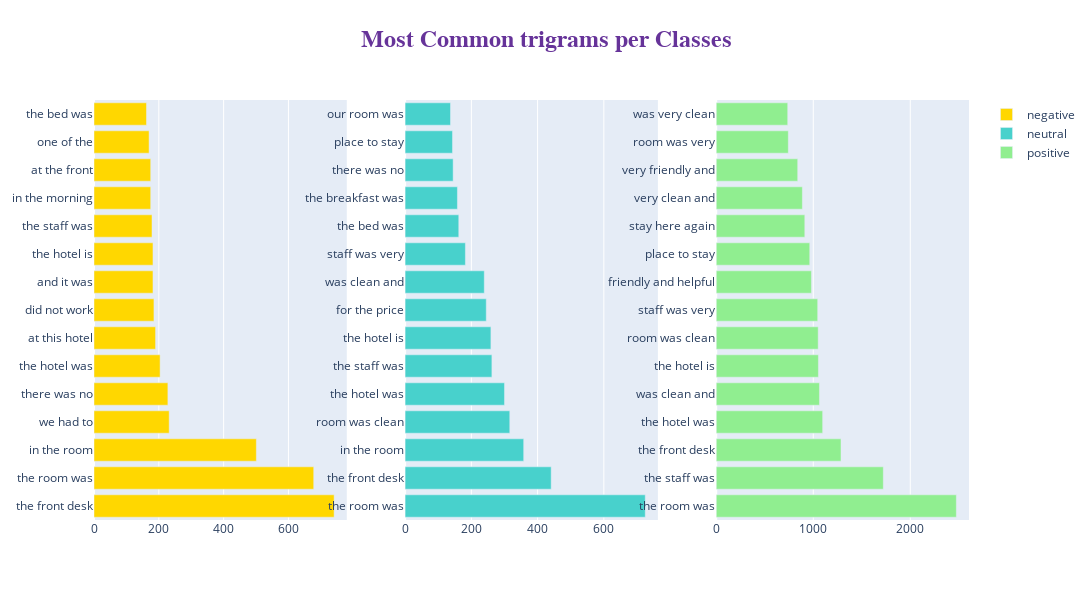

Here is the notebook cell this chart was saved with:
### Code cell
#trigram

fig = make_subplots(rows=1, cols=3)
title_ = ["negative", "neutral", "positive"]

for i in range(3):
    texts = df[df["label"] == i]['tokenized_review']

    new = texts.str.split()
    new = new.values.tolist()
    corpus = [word for i in new for word in i]

    top_n_bigrams = _get_top_ngram(texts, 3)[:15]
    x, y = map(list, zip(*top_n_bigrams))

    fig.add_trace(go.Bar(
                x=y,
                y=x,
                orientation='h', type="bar",
        name=title_[i], marker=dict(color=colors[i])), 1, i+1),

fig.update_layout(
    autosize=False,
    width=2000,
    height=600,title=dict(
        text='<b>Most Common trigrams per Classes</b>',
        x=0.5,
        y=0.95,
        font=dict(
        family="Courier New, monospace",
        size=24,
        color="RebeccaPurple"
        )
    ))
    
fig.show()

### Figure 1 — Plotly figure (JSON) as saved in the notebook; plotly's stock layout.template omitted (floating-point values rounded to 4 significant figures)
{"data": [{"marker": {"color": "gold"}, "name": "negative", "orientation": "h", "type": "bar", "x": [741, 678, 501, 232, 228, 204, 190, 185, 182, 182, 179, 175, 175, 170, 162], "xaxis": "x", "y": ["the front desk", "the room was", "in the room", "we had to", "there was no", "the hotel was", "at this hotel", "did not work", "and it was", "the hotel is", "the staff was", "in the morning", "at the front", "one of the", "the bed was"], "yaxis": "y"}, {"marker": {"color": "mediumturquoise"}, "name": "neutral", "orientation": "h", "type": "bar", "x": [725, 441, 358, 316, 300, 262, 259, 245, 239, 182, 162, 158, 145, 143, 137], "xaxis": "x2", "y": ["the room was", "the front desk", "in the room", "room was clean", "the hotel was", "the staff was", "the hotel is", "for the price", "was clean and", "staff was very", "the bed was", "the breakfast was", "there was no", "place to stay", "our room was"], "yaxis": "y2"}, {"marker": {"color": "lightgreen"}, "name": "positive", "orientation": "h", "type": "bar", "x": [2475, 1722, 1286, 1097, 1064, 1053, 1051, 1046, 981, 964, 913, 888, 840, 743, 737], "xaxis": "x3", "y": ["the room was", "the staff was", "the front desk", "the hotel was", "was clean and", "the hotel is", "room was clean", "staff was very", "friendly and helpful", "place to stay", "stay here again", "very clean and", "very friendly and", "room was very", "was very clean"], "yaxis": "y3"}], "layout": {"autosize": false, "height": 600, "title": {"font": {"color": "RebeccaPurple", "family": "Courier New, monospace", "size": 24}, "text": "<b>Most Common trigrams per Classes</b>", "x": 0.5, "y": 0.95}, "width": 2000, "xaxis": {"anchor": "y", "domain": [0, 0.2889]}, "xaxis2": {"anchor": "y2", "domain": [0.3556, 0.6444]}, "xaxis3": {"anchor": "y3", "domain": [0.7111, 1]}, "yaxis": {"anchor": "x", "domain": [0, 1]}, "yaxis2": {"anchor": "x2", "domain": [0, 1]}, "yaxis3": {"anchor": "x3", "domain": [0, 1]}}}
